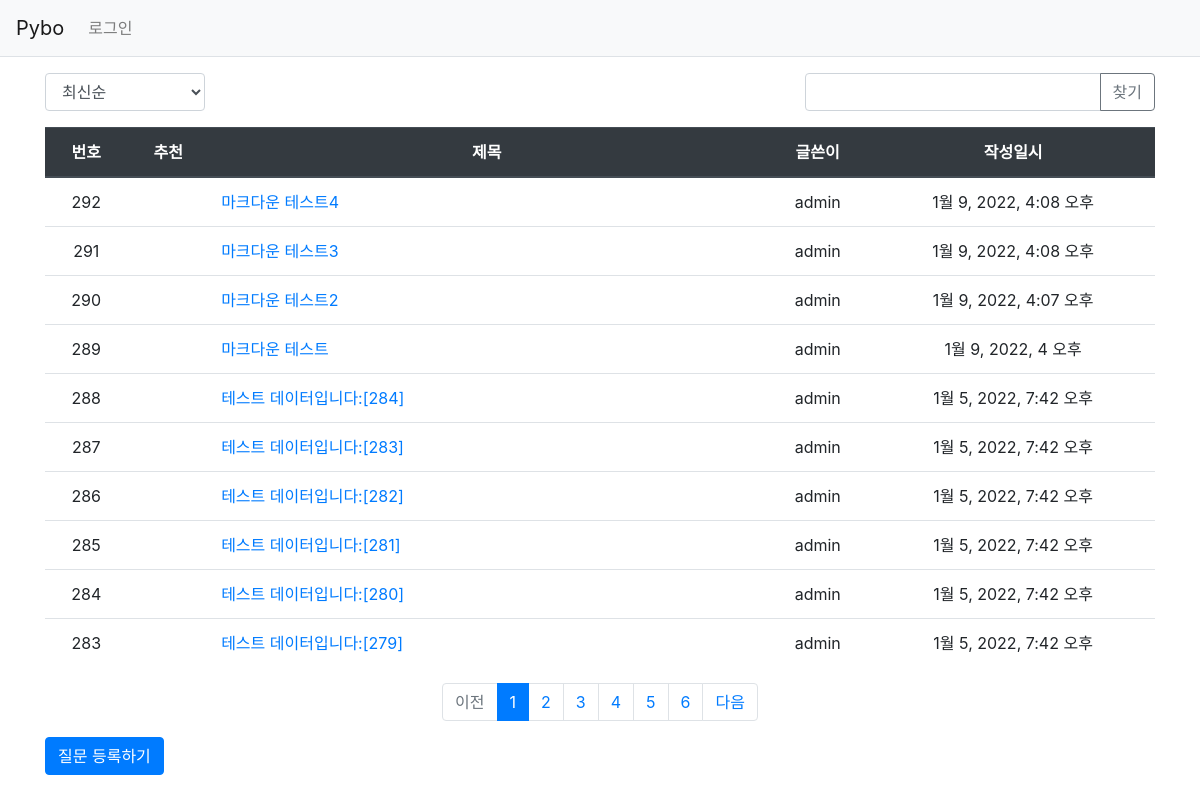
Screenshot of /pybo/ with the database file from the repository.
### pybo/models.py (models this page shows, shortened)
class Question(models.Model):
    author = models.ForeignKey(User, on_delete=models.CASCADE, related_name='author_question')
    subject = models.CharField(max_length=200)
    content = models.TextField()
    create_date = models.DateTimeField()
    modify_date = models.DateTimeField(null=True, blank=True)
    voter = models.ManyToManyField(User, related_name='voter_question')  # 추천인 추가(다대다 명령어)

### pybo/views/base_views.py (the view, shortened to what this page needs)
# urls.py: path('', base_views.index, name='index'),  # '/' 에 해당되는 path
def index(request):
    page = request.GET.get('page', '1')  # 페이지
    kw = request.GET.get('kw', '')  # 검색어
    so = request.GET.get('so', 'recent')  # 정렬기준
    if so == 'recommend':
        question_list = Question.objects.annotate(num_voter=Count('voter')).order_by('-num_voter', '-create_date')
    elif so == 'popular':
        question_list = Question.objects.annotate(num_answer=Count('answer')).order_by('-num_answer', '-create_date')
    else:  # recent
        question_list = Question.objects.order_by('-create_date')
    paginator = Paginator(question_list, 10)  # 페이지당 10개씩 보여주기
    page_obj = paginator.get_page(page)
    context = {'question_list': page_obj, 'page': page, 'kw': kw, 'so': so}
    return render(request, 'pybo/question_list.html', context)

### pybo/templatetags/pybo_filter.py (called while the page is built)
@register.filter
def sub(value, arg):
    return value - arg

### templates/pybo/question_list.html (shortened to what this page needs)
{% extends 'base.html' %}
{% load pybo_filter %}
{% block content %}
<div class="container my-3">
    <div class="row justify-content-between my-3">
        <div class="col-2">
            <select class="form-control so">
                <option value="recent" {% if so == 'recent' %}selected{% endif %}>최신순</option>
            </select>
        </div>
        <div class="col-4 input-group">
            <input type="text" class="form-control kw" value="{{ kw|default_if_none:'' }}">
            <div class="input-group-append">
                <button class="btn btn-outline-secondary" type="button" id="btn_search">찾기</button>
            </div>
        </div>
    </div>
    <table class="table">
        <thead>
        <tr class="text-center thead-dark">
            <th>번호</th>
            <th>추천</th>
            <th style="width:50%">제목</th>
            <th>글쓴이</th>
            <th>작성일시</th>
        </tr>
        </thead>
        <tbody>
        {% if question_list %}
        {% for question in question_list %}
        <tr class="text-center">
            <td>
                {{ question_list.paginator.count|sub:question_list.start_index|sub:forloop.counter0|add:1 }}
            </td>
            <td>
            </td>
            <td class="text-left">
                <a href="{% url 'pybo:detail' question.id %}">{{ question.subject }}</a>
            </td>
            <td>{{ question.author.username }}</td>
            <td>{{ question.create_date }}</td>
        </tr>
        {% endfor %}
        {% else %}
        <tr>
            <td colspan="3">질문이 없습니다.</td>
        </tr>
        {% endif %}
        </tbody>
    </table>
    <ul class="pagination justify-content-center">
        {% if question_list.has_previous %}
        <li class="page-item">
            <a class="page-link" data-page="{{ question_list.previous_page_number }}" href="#">이전</a>
        </li>
        {% else %}
        <li class="page-item disabled">
            <a class="page-link" tabindex="-1" aria-disabled="true" href="#">이전</a>
        </li>
        {% endif %}
        {% for page_number in question_list.paginator.page_range %}
        {% if page_number >= question_list.number|add:-5 and page_number <= question_list.number|add:5 %}
            {% if page_number == question_list.number %}
            <li class="page-item active" aria-current="page">
                <a class="page-link" data-page="{{ page_number }}" href="#">{{ page_number }}</a>
            </li>
            {% else %}
            <li class="page-item">
                <a class="page-link" data-page="{{ page_number }}" href="#">{{ page_number }}</a>
            </li>
            {% endif %}
        {% endif %}
        {% endfor %}
        {% if question_list.has_next %}
        <li class="page-item">
            <a class="page-link" data-page="{{ question_list.next_page_number }}" href="#">다음</a>
        </li>
        {% else %}
        <li class="page-item disabled">
            <a class="page-link" tabindex="-1" aria-disabled="true" href="#">다음</a>
        </li>
        {% endif %}
    </ul>
    <a href="{% url 'pybo:question_create' %}" class="btn btn-primary">질문 등록하기</a>
</div>
{% endblock %}

### templates/base.html (shortened to what this page needs)
{% load static %}
<!doctype html>
<html lang="ko">
<head>
    <link rel="stylesheet" type="text/css" href="{% static 'bootstrap.min.css' %}">
    <link rel="stylesheet" type="text/css" href="{% static 'style.css' %}">
</head>
<body>
{% include "navbar.html" %}
{% block content %}
{% endblock %}
</body>
</html>

### templates/navbar.html (shortened to what this page needs)
<nav class="navbar navbar-expand-lg navbar-light bg-light border-bottom">
    <a class="navbar-brand" href="{% url 'pybo:index' %}">Pybo</a>
    <div class="collapse navbar-collapse flex-grow-0" id="navbarNav">
        <ul class="navbar-nav">
            <li class="nav-item ">
                {% if user.is_authenticated %}
                <a class="nav-link" href="{% url 'common:logout' %}">{{ user.username }} (로그아웃)</a>
                {% else %}
                <a class="nav-link" href="{% url 'common:login' %}">로그인</a>
                {% endif %}
            </li>
        </ul>
    </div>
</nav>

### rows the page displays
Question: paginator.count|sub "292", subject "마크다운 테스트4", author.username "admin", create_date "1월 9, 2022, 4:08 오후"
Question: paginator.count|sub "291", subject "마크다운 테스트3", author.username "admin", create_date "1월 9, 2022, 4:08 오후"
Question: paginator.count|sub "290", subject "마크다운 테스트2", author.username "admin", create_date "1월 9, 2022, 4:07 오후"
Question: paginator.count|sub "289", subject "마크다운 테스트", author.username "admin", create_date "1월 9, 2022, 4 오후"
Question: paginator.count|sub "288", subject "테스트 데이터입니다:[284]", author.username "admin", create_date "1월 5, 2022, 7:42 오후"
Question: paginator.count|sub "287", subject "테스트 데이터입니다:[283]", author.username "admin", create_date "1월 5, 2022, 7:42 오후"
Question: paginator.count|sub "286", subject "테스트 데이터입니다:[282]", author.username "admin", create_date "1월 5, 2022, 7:42 오후"
Question: paginator.count|sub "285", subject "테스트 데이터입니다:[281]", author.username "admin", create_date "1월 5, 2022, 7:42 오후"
Question: paginator.count|sub "284", subject "테스트 데이터입니다:[280]", author.username "admin", create_date "1월 5, 2022, 7:42 오후"
Question: paginator.count|sub "283", subject "테스트 데이터입니다:[279]", author.username "admin", create_date "1월 5, 2022, 7:42 오후"

### other values shown
{{ page_number }} "1"
{{ page_number }} "2" "3" "4" "5" "6"
